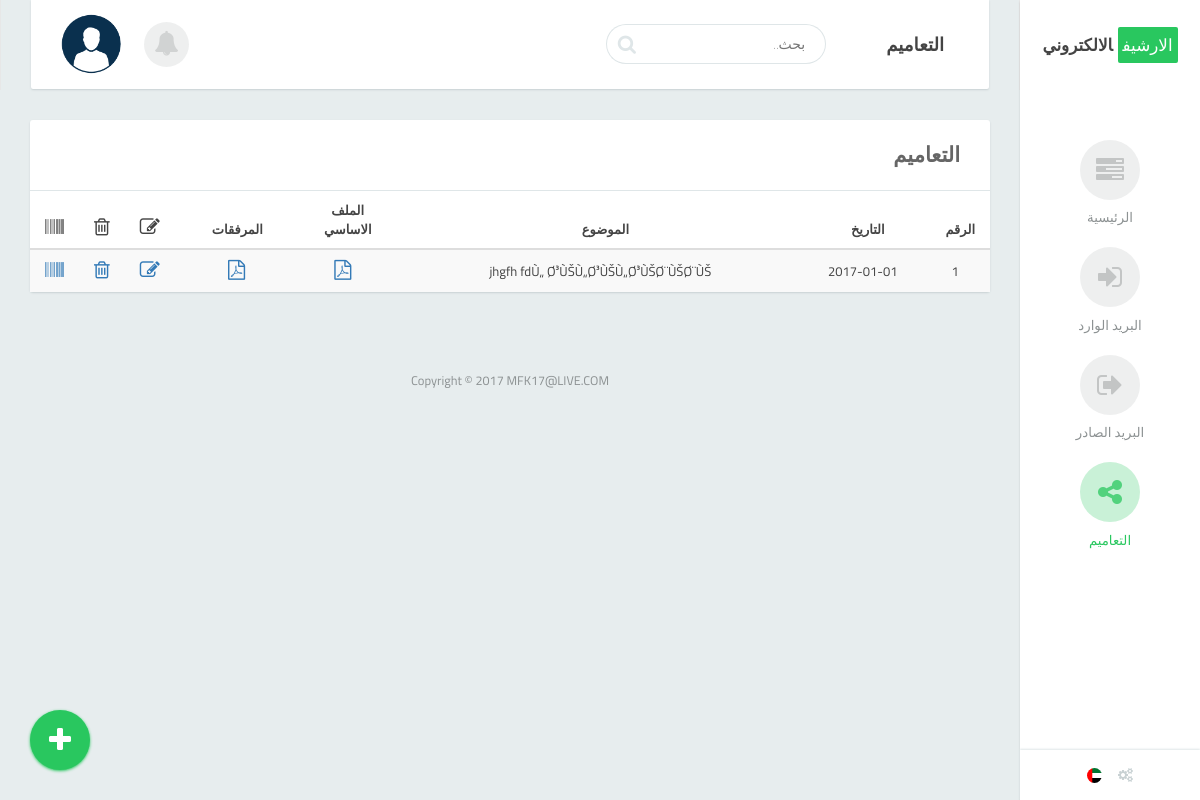
Screenshot of /?page=add_t (signed in) with the database file from the repository.
### tables this page shows
CREATE TABLE `box` (
  `id` int(11) NOT NULL,
  `b_id` int(11) DEFAULT NULL,
  `desc` text,
  `type` enum('0','1','2') DEFAULT NULL,
  `date` date DEFAULT NULL,
  `from_to` varchar(300) DEFAULT NULL,
  `ready` enum('0','1','2') DEFAULT NULL,
  `year` int(4) NOT NULL
);

CREATE TABLE `attach` (
  `id` int(11) NOT NULL,
  `b_id` int(11) DEFAULT NULL,
  `name` text,
  `type` int(11) DEFAULT NULL
);

### index.php (called while the page is built, shortened)
<?php
include("links.php");
if (isset($_GET["page"]))
    include($_GET["page"] . ".php");
else
    include("main.php");

### add_t.php (the view, shortened to what this page needs)
<?php
if(isset($_SESSION["userid"])==true  and $_SESSION["usertype"]==0)
{
		$s="SELECT * FROM `box` WHERE year='{$_SESSION['year']}' and type='2';";
$sql=mysqli_query($con,$s);
$b=<<<a
  <div class="row">
<div class="col-md-12">
  <div class="card card-mini">
        <div class="card-header">
          التعاميم
        </div>
        <div class="card-body no-padding">
          <table class="datatable table table-striped primary inbox" cellspacing="0"  style="width: 100%; text-align:center"">
    <thead>
        <tr >
            <th style="width:2%">الرقم</th>
            <th  style="width:12%">التاريخ</th>
            <th style="width:%">الموضوع</th>
            <th style="width:11%">الملف الاساسي</th>
            <th style="width:12%" >المرفقات</th>
            <th style="width:1%" class="editT"><i class='fa fa-edit' aria-hidden='true' style='font-size:20px'></th>
            <th style="width:1%" class="editT"><i class='fa fa-trash-o' aria-hidden='true' style='font-size:20px'></th>
            <th style="width:1%" class="editT"><i class='fa fa-barcode' aria-hidden='true' style='font-size:19px'></th>
        </tr>
    </thead>
    <tbody>
a;
while($res=mysqli_fetch_row($sql))
{
	$b.=<<<b
        <tr >
            <td >$res[1]</td>
            <td  >$res[4]</td>
			 <td  >$res[2]</td>
	            <td>
b;
$s=mysqli_query($con,"select * from attach where b_id = $res[0] and type=0");
if(mysqli_num_rows($s)==1)
{
while($r=mysqli_fetch_row($s))
{
	$value = explode(".", $r[2]);
   $e = strtolower(array_pop($value));
$icon_f=($e=="jpg"|| $e=="jpeg"|| $e=="png")?"file-image-o":(($e=="PDF"|| $e=="pdf")?"file-pdf-o":(($e=="doc"|| $e=="docx")?"file-word-o":"file-text-o"));
$b.="<a href='box/{$r[0]}.{$e}' target='_blank'><i class='fa fa-$icon_f' aria-hidden='true' style='font-size:20px'></i></a>";
}
}
else
$b.="لا يوجد مرفقات";
$b.=<<<b
</td>
<td>
b;
$s=mysqli_query($con,"select * from attach where b_id = {$res[0]} and type=1");
if(mysqli_num_rows($s)>0)
{
while($r=mysqli_fetch_row($s))
{
$value = explode(".", $r[2]);
   $e = strtolower(array_pop($value));
$icon_f=($e=="jpg"|| $e=="jpeg"|| $e=="png")?"file-image-o":(($e=="PDF"|| $e=="pdf")?"file-pdf-o":(($e=="doc"|| $e=="docx")?"file-word-o":"file-text-o"));
$b.="<a href='box/{$r[0]}.{$e}' target='_blank'> <i class='fa fa-$icon_f' aria-hidden='true' style='font-size:20px'></i></a>&nbsp; &nbsp;";
}
}
else
$b.="لا يوجد مرفقات";
$b.=<<<ab
<th style="width:2%"><a href="?page=add_t&edit=ok&id=$res[0]" ><i class='fa fa-edit' aria-hidden='true' style='font-size:20px'></a></th>
<th style="width:2%" ><a  onclick="javascript:confirmDelete('?page=add_t&d=$res[0]')"><i class='fa fa-trash-o' aria-hidden='true' style='font-size:20px'></a></th>
<th style="width:2%"><a href='barcode/index.php?id=$res[0]&num=$res[1]&date=$res[4]&type=2' target="black"><i class='fa fa-barcode' aria-hidden='true' style='font-size:19px'></a></th>
ab;
}
$b.=<<<abb
    </tbody>
</table>
        </div>
      </div>  </div>  </div>
	  <script>
function confirmDelete(delUrl) {
  if (confirm("هل انت متأكد من الحذف")) {
    document.location = delUrl;
  }}
</script>
abb;
}
else
include("main.php");
?>

### rows the page displays
box: b "1", date "2017-01-01", desc "jhgfh fdÙ„ Ø³ÙŠÙ„Ø³ÙŠÙ„Ø³ÙŠØ¨ÙŠØ¨ÙŠ"
